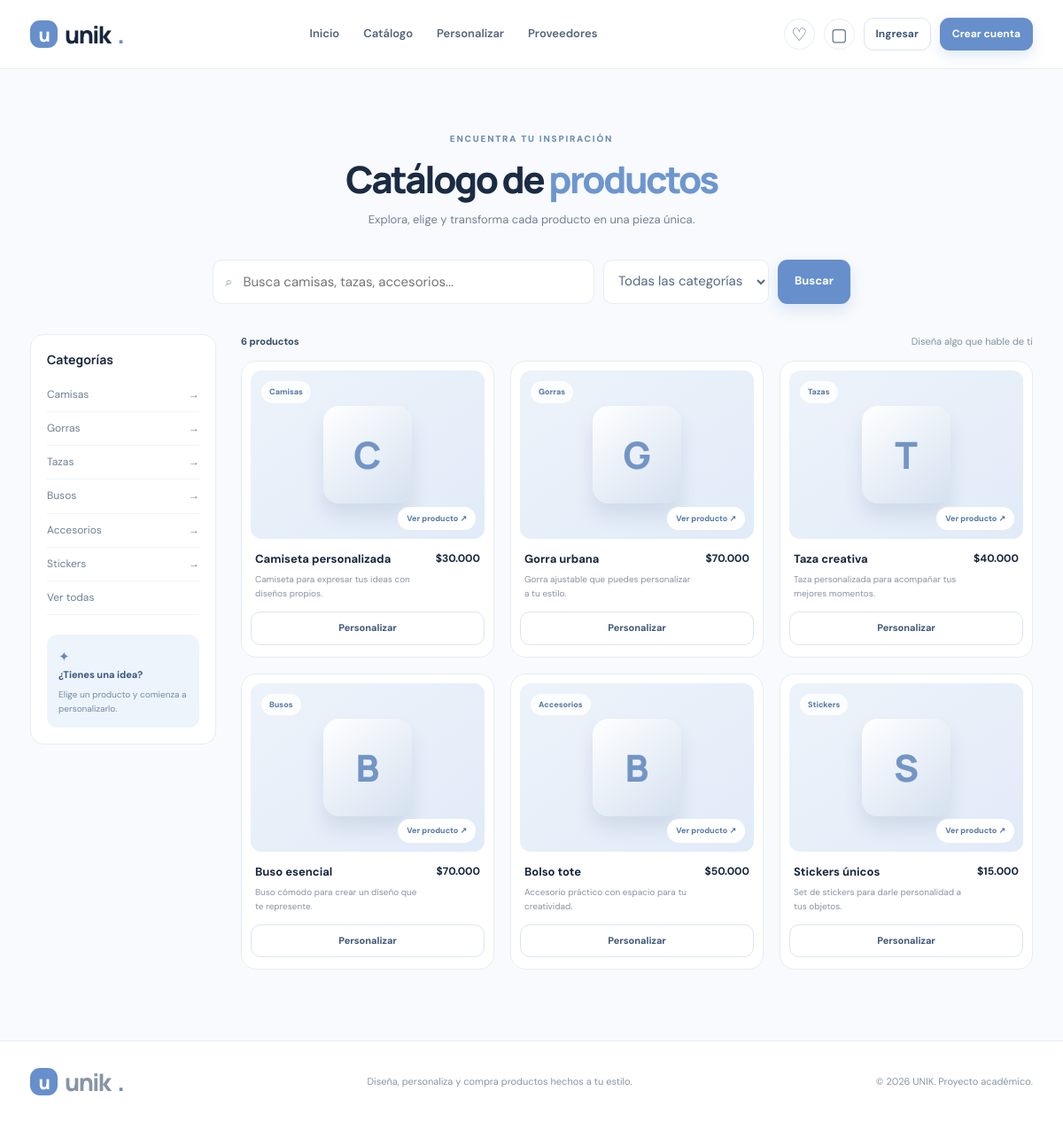
Screenshot of /catalog.php with the database file from the repository.
### tables this page shows
CREATE TABLE IF NOT EXISTS products (
  id INT UNSIGNED AUTO_INCREMENT PRIMARY KEY,
  name VARCHAR(120) NOT NULL,
  description TEXT,
  category VARCHAR(60) NOT NULL,
  price DECIMAL(10,2) NOT NULL,
  stock INT NOT NULL DEFAULT 0,
  active TINYINT(1) NOT NULL DEFAULT 1,
  created_at TIMESTAMP DEFAULT CURRENT_TIMESTAMP
);

### includes/functions.php (called while the page is built, shortened)
<?php
function e(?string $value): string {
    return htmlspecialchars($value ?? '', ENT_QUOTES, 'UTF-8');
}
function money($value): string {
    return '$' . number_format((float)$value, 0, ',', '.');
}
function current_user(): ?array {
    return $_SESSION['user'] ?? null;
}

### catalog.php (the view, shortened to what this page needs)
<?php
require_once __DIR__ . '/config/database.php';
require_once __DIR__ . '/includes/functions.php';
$category = trim($_GET['category'] ?? '');
$search = trim($_GET['q'] ?? '');
$sql = "SELECT * FROM products WHERE active=1";
$params = [];
$sql .= " ORDER BY created_at DESC";
$stmt = $pdo->prepare($sql); $stmt->execute($params); $products = $stmt->fetchAll();
require __DIR__ . '/includes/header.php';
?>
<section class="page-intro"><span class="eyebrow">ENCUENTRA TU INSPIRACIÓN</span><h1>Catálogo de <span>productos</span></h1><p>Explora, elige y transforma cada producto en una pieza única.</p></section>
<form class="catalog-toolbar" method="get"><div class="search-box"><span>⌕</span><input name="q" value="<?= e($search) ?>" placeholder="Busca camisas, tazas, accesorios..."></div><select name="category"><option value="">Todas las categorías</option></select><button class="btn btn-primary">Buscar</button></form>
<div class="catalog-layout"><aside class="filter-panel"><h3>Categorías</h3><?php foreach(['Camisas','Gorras','Tazas','Busos','Accesorios','Stickers'] as $c): ?><a class="<?= $category===$c?'active':'' ?>" href="catalog.php?category=<?= urlencode($c) ?>"><?= e($c) ?><span>→</span></a><?php endforeach; ?><a href="catalog.php">Ver todas</a><div class="filter-note"><span>✦</span><strong>¿Tienes una idea?</strong><p>Elige un producto y comienza a personalizarlo.</p></div></aside>
<section><div class="results-heading"><strong><?= count($products) ?> productos</strong><span>Diseña algo que hable de ti</span></div><div class="product-grid catalog-products">
<?php foreach($products as $p): ?><article class="product-card"><a class="product-image" href="product.php?id=<?= (int)$p['id'] ?>"><span class="product-tag"><?= e($p['category']) ?></span><div class="product-placeholder"><?= e(strtoupper(substr($p['name'],0,1))) ?></div><span class="quick-view">Ver producto ↗</span></a><div class="product-info"><div><h3><?= e($p['name']) ?></h3><p><?= e($p['description']) ?></p></div><strong><?= money($p['price']) ?></strong></div><a class="btn btn-outline btn-full" href="product.php?id=<?= (int)$p['id'] ?>">Personalizar</a></article><?php endforeach; ?>
</div></section></div>
<?php require __DIR__ . '/includes/footer.php'; ?>

### includes/header.php (shortened to what this page needs)
<?php
require_once __DIR__ . '/functions.php';
$user = current_user();
?>
<!doctype html>
<html lang="es">
<head>
  <link rel="stylesheet" href="assets/css/styles.css">
</head>
<body>
<header class="site-header">
  <div class="nav-wrap">
    <a class="brand" href="index.php"><span class="brand-mark">u</span> unik<span class="brand-dot">.</span></a>
    <nav class="main-nav">
      <a href="index.php">Inicio</a>
      <a href="catalog.php">Catálogo</a>
      <a href="catalog.php#personalizados">Personalizar</a>
      <a href="providers.php">Proveedores</a>
    </nav>
    <div class="nav-actions">
      <a class="icon-link" href="favorites.php" aria-label="Favoritos">♡</a>
      <a class="icon-link cart-link" href="cart.php" aria-label="Carrito">▢</a>
      <?php if ($user): ?>
        <a class="user-pill" href="account.php"><span class="avatar"><?= e(strtoupper(substr($user['name'],0,1))) ?></span><?= e($user['name']) ?></a>
        <a class="btn btn-small btn-outline" href="logout.php">Salir</a>
      <?php else: ?>
        <a class="btn btn-small btn-outline" href="login.php">Ingresar</a>
        <a class="btn btn-small btn-primary" href="register.php">Crear cuenta</a>
      <?php endif; ?>
    </div>
  </div>
</header>
<main class="page-shell">

### includes/footer.php (shortened to what this page needs)
</main>
<footer class="site-footer">
  <div class="footer-inner">
    <a class="brand" href="index.php"><span class="brand-mark">u</span> unik<span class="brand-dot">.</span></a>
    <p>Diseña, personaliza y compra productos hechos a tu estilo.</p>
    <span>© <?= date('Y') ?> UNIK. Proyecto académico.</span>
  </div>
</footer>
</body>
</html>

### rows the page displays
products: category "Camisas", name "C", name "Camiseta personalizada", description "Camiseta para expresar tus ideas con diseños propios.", price "$30.000"
products: category "Gorras", name "G", name "Gorra urbana", description "Gorra ajustable que puedes personalizar a tu estilo.", price "$70.000"
products: category "Tazas", name "T", name "Taza creativa", description "Taza personalizada para acompañar tus mejores momentos.", price "$40.000"
products: category "Busos", name "B", name "Buso esencial", description "Buso cómodo para crear un diseño que te represente.", price "$70.000"
products: category "Accesorios", name "B", name "Bolso tote", description "Accesorio práctico con espacio para tu creatividad.", price "$50.000"
products: category "Stickers", name "S", name "Stickers únicos", description "Set de stickers para darle personalidad a tus objetos.", price "$15.000"

### other values shown
$c "Camisas"
$c "Gorras"
$c "Tazas"
$c "Busos"
$c "Accesorios"
$c "Stickers"
count($products) "6"
